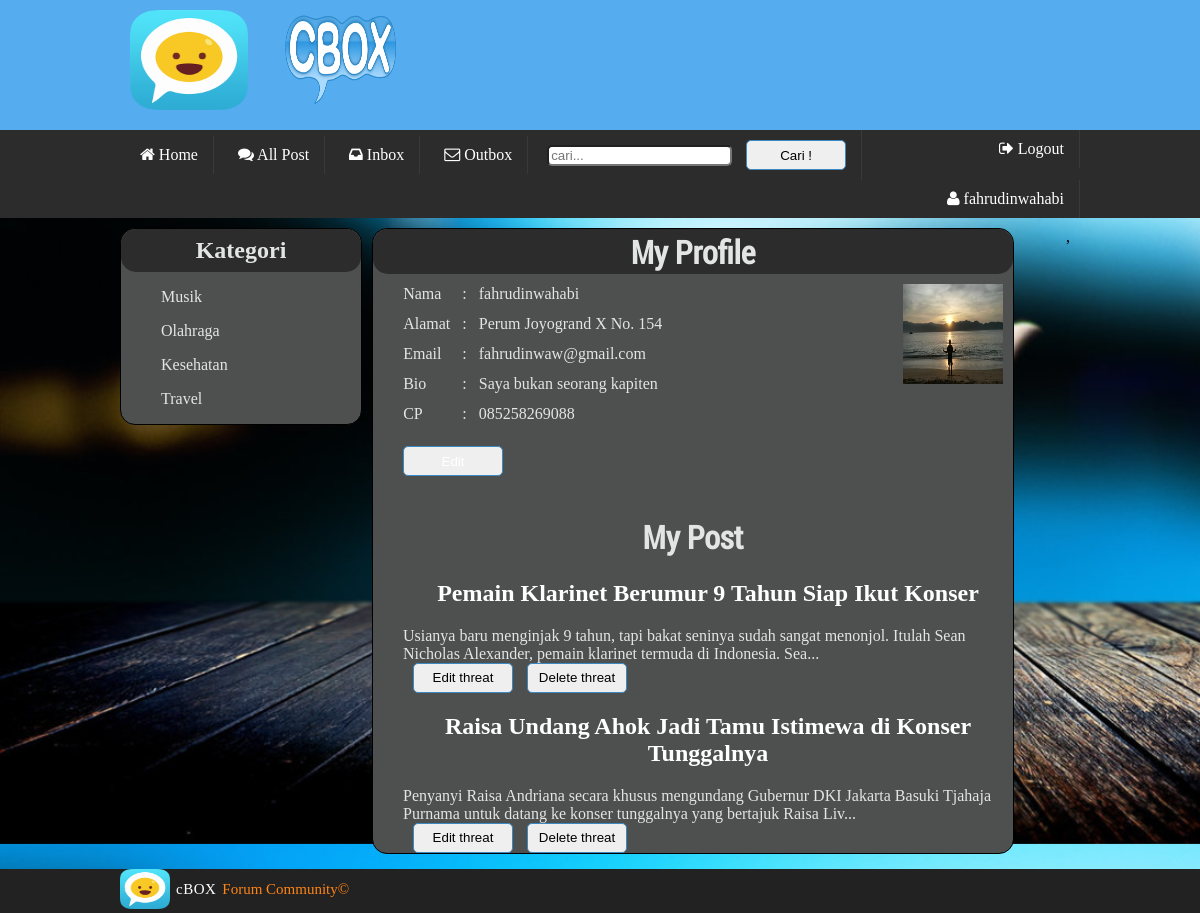
/profile.php (signed in), run on the app's committed database.
### tables this page shows
CREATE TABLE IF NOT EXISTS `member` (
`id_member` int(11) NOT NULL,
  `password` varchar(100) NOT NULL,
  `nama` varchar(100) NOT NULL,
  `alamat` varchar(100) NOT NULL,
  `email` varchar(100) NOT NULL,
  `bio` text NOT NULL,
  `cp` varchar(100) NOT NULL,
  `foto` varchar(100) NOT NULL,
  `status` varchar(100) NOT NULL DEFAULT 'ENABLE'
);

CREATE TABLE IF NOT EXISTS `kategori` (
`id_kategori` int(11) NOT NULL,
  `nama_kategori` varchar(100) NOT NULL,
  `deskripsi` varchar(100) NOT NULL
);

CREATE TABLE IF NOT EXISTS `post` (
`id_post` int(11) NOT NULL,
  `judul` varchar(1000) NOT NULL,
  `isi` mediumtext NOT NULL,
  `id_kategori` int(11) NOT NULL,
  `waktu` datetime NOT NULL,
  `id_member` int(8) NOT NULL,
  `status` varchar(100) NOT NULL DEFAULT 'ENABLE'
);

### profile.php (the view, shortened to what this page needs)
<!DOCTYPE html>
<html>
<head>
	<link rel="stylesheet" type="text/css" href="style.css">
        <link rel="stylesheet" type="text/css" href="skeleton.css">
    <link rel="stylesheet" type="text/css" href="font-awesome-4.3.0/css/font-awesome.css">
</head>
<body>
    <div class="nav-bar">
            <div class="container">
                <div class="title-bar-left column ten">
                    <img src="logo.png" class="logo">
                    <img src="cbox.png" class="logoin">
                </div>
            </div>
    </div>
    <div class="cat-bar">
            <div class="container">
                <?php
                    $id = $_SESSION['id'];
                    $query = "SELECT * FROM member WHERE id_member=$id";
                    $result = mysql_query($query);
                    $row = mysql_fetch_assoc($result);
                ?>
                <a href="index.php" class="a-cat"><i class="fa fa-home"></i> Home</a>
                <a href="all_post.php" class="a-cat"><i class="fa fa-comments"></i> All Post</a>
                <a href="inbox.php" class="a-cat"><i class="fa fa-inbox"></i> Inbox</a>
                <a href="outbox.php" class="a-cat"><i class="fa fa-envelope-o"></i> Outbox</a>
                <form class="a-cat" method="post" action="search.php"><input type="text" name="search" placeholder="cari..." required> <button type="submit">Cari !</button></form>
                <a href="logout.php" class="a-cat kananin"><i class="fa fa-sign-out"></i> Logout</a>
                <a href="profile.php" class="a-cat kananin"><i class="fa fa-user"></i> <?php  echo $row['nama']; ?></a>
            </div>
    </div>
	<div class="container">
		<div class="left-content">
			<h2 class="katagoriwarna">
				Kategori
			</h2>
				<?php
                        $query = "SELECT * FROM kategori";
                        $result = mysql_query($query);
                        while($row = mysql_fetch_assoc($result)){
                    ?>
                    <ul>
                    <a href="konten.php?id=<?php echo $row['id_kategori']?>"><li><?php echo $row['nama_kategori']?></li></a>
                    </ul>
                    <?php
                        }
                    ?>
		</div>
		<div class="right-content columns eleven">
			<div id="title"><h1 class="katagoriwarnasatu">My Profile</h1></div>
                        <?php
                            $id = $_SESSION['id'];
                            $query = "SELECT * FROM member WHERE id_member=$id";
                            $result = mysql_query($query);
                            while ($row = mysql_fetch_assoc($result)) {
                        ?>
            <img src="uploads/<?php echo $row ['foto']; ?> " width="100px" height="100px" id="gbr">
            <table id="profile" cellspacing="10px">
                <tr>
                    <td>
                        Nama
                    </td>
                    <td>
                        :
                    </td>
                    <td>
                        <?php echo $row['nama'];?>
                    </td>
                </tr>
                <tr>
                    <td>
                        Alamat
                    </td>
                    <td>
                        :
                    </td>
                    <td>
                        <?php echo $row['alamat'];?>
                    </td>
                </tr>
                <tr>
                    <td>
                        Email
                    </td>
                    <td>
                        :
                    </td>
                    <td>
                        <?php echo $row['email'];?>
                    </td>
                </tr>
                <tr>
                    <td>
                        Bio
                    </td>
                    <td>
                        :
                    </td>
                    <td>
                        <?php echo $row['bio'];?>
                    </td>
                </tr>
                <tr>
                    <td>
                        CP
                    </td>
                    <td>
                        :
                    </td>
                    <td>
                        <?php echo $row['cp'];?>
                    </td>
                </tr>
                <tr>
                    <td>
                    </td>
                    <td>
                    </td>
                    <td>
                    </td>
                </tr>
            </table>
            <button type="submit" id="gbr"><a href="edit.php">Edit</a></button>
            <?php
                            }
                        ?>
					<br><br>
                    <h1 id="myPost">My Post</h1>
                        <?php
                        $query = "SELECT * FROM post k JOIN member a ON k.id_member = a.id_member WHERE k.id_member =$id AND K.status='ENABLE'";
                        $result = mysql_query($query);
                        while ($row = mysql_fetch_assoc($result)){
                    ?>
                    <div class="myPost">
                        <a href="detail.php?id=<?php echo $row['id_post']; ?>"><h2><?php echo $row['judul'] ?></h2></a>
                        <?php echo substr($row['isi'], 0, 150)."..." ?>
                        <div>
                            <a href="isi_update_post_member.php? id=<?php echo $row ['id_post']; ?>">
                                <button type="submit">Edit threat</button>
                            </a>
                            <a href="delete_post_member.php? id=<?php echo $row ['id_post']; ?>">
                                <button type="submit">Delete threat</button>
                            </a>
                        </div>
                    </div>
                    <?php
                        }
                    ?>
			</div>
				<div class="pesan">
				,
				</div>
		</div>
		<div class="foot">
		 <div class="footer">
            <div class="container">
            <img src="logo.png">
            <h3>cBOX</h3>
                <p>Forum Community&copy;</p>
            </div>
        </div>
        </div>
</body>
</html>

### style.css (style rules this page uses)
body { background-image: url(login.jpg); background-size: 1500px,1500px; background-attachment: fixed; }
body { margin: 0px; padding: 0px; }
.nav-bar { background-color: #55acee; width: 100%; height: 130px; }
#title { margin-top: 0px !important; }
.title-bar-left { display: inline-block; width: 35%; height: 100px; }
.title-bar-left .logo { width: inherit; height: inherit; position: relative; top: 10px; }
.title-bar-left .logoin { width: inherit; height: inherit; position: relative; top: 10px; }
.logoin { padding-left: 30px; }
.cat-bar { color: white; background-color: #2c2c2c; }
.a-cat { width: auto; padding-left: 15px; padding-right: 15px; padding-top: 10px; padding-bottom: 10px; display: inline-block; text-align: center; text-decoration: none; color: white; border-right: 1.5px solid #393939; border-left: none; margin-left: none; }
.footer { color: white; background-color: #222222; }
.footer img { width: 50px; height: 40px; }
.footer p { display: inline-block; margin: 0px; padding-left: 2px; color: #ff8414; font-size: 15px; position: relative; top : -15px; }
.footer h3 { display: inline-block; margin: 0px; padding-left: 2px; font-weight: 500; letter-spacing: 0.5px; font-size: 15px; position: relative; top : -15px; }
i { padding-left: 5px; }
h1 { font-family: 'roboto-condensed'; }
.right-content { background-color:#4e4f4f; }
.right-content { color: #e3e5e5; height: auto; margin-left: 5px; margin-bottom: 15px; margin-right: 0px; margin-top: 10px; float: left; border: 1px solid black; border-radius: 15px; }
.right-content #title h1 { text-align: center; }
.left-content { color: #e3e5e5; height: auto; width: 240px; margin-right: 0px; margin-top: 10px; float: left; border: 1px solid black; border-radius: 15px; background-color:#4e4f4f; }
.left-content a { text-decoration: none; color: black; list-style-type: none; color: #e3e5e5; }
.right-content a { text-decoration: none; color: white; list-style-type: none; }
.pesan { text-align: right; }
.pesan { margin-bottom: 10px; bottom: 20px; right: 20px; padding: 10px; border-radius: 5px; }
button { height: 30px; width: 100px; border: 1px, solid, #3b88c3; border-radius: 5px; cursor: pointer; margin-left: 10px; }
input { border-radius: 5px; }
a { text-decoration: none; color:black; }
h2.katagoriwarna { background-color: #2c2c2c; text-align: center; margin: 0px; border-radius: 15px; padding-bottom: 8px; padding-top: 8px; }
.kananin { float: right; }
.katagoriwarnasatu { background-color: #2c2c2c; text-align: center; margin: 0px; border-radius: 15px; padding-bottom: 1px; padding-top: 1px; }
h1#myPost { text-align: center; }
table#profile { margin-left: 3%; }
img#gbr { float: right; margin: 10px; }
button#gbr { margin-left: 30px; }
.myPost { margin-left: 30px; }
.myPost h2 { text-align: center; }

### skeleton.css (style rules this page uses)
.container { position: relative; width: 960px; margin: 0 auto; padding: 0; }
.container .column, .container .columns { float: left; display: inline; margin-left: 10px; margin-right: 10px; }
.container .eleven.columns { width: 640px; }
.container:after { content: "\0020"; display: block; height: 0; clear: both; visibility: hidden; }

### data on the page
member: nama "fahrudinwahabi", foto (picture), alamat "Perum Joyogrand X No. 154", email "fahrudinwaw@gmail.com", bio "Saya bukan seorang kapiten", cp "085258269088"
kategori: nama_kategori "Musik"
kategori: nama_kategori "Olahraga"
kategori: nama_kategori "Kesehatan"
kategori: nama_kategori "Travel"
post: judul "Pemain Klarinet Berumur 9 Tahun Siap Ikut Konser", isi "Usianya baru menginjak 9 tahun, tapi bakat seninya sudah sangat menonjol. Itulah Sean Nicholas Alexander, pemain klarinet termuda di Indonesia. Sea"
post: judul "Raisa Undang Ahok Jadi Tamu Istimewa di Konser Tunggalnya", isi "Penyanyi Raisa Andriana secara khusus mengundang Gubernur DKI Jakarta Basuki Tjahaja Purnama untuk datang ke konser tunggalnya yang bertajuk Raisa Liv"
